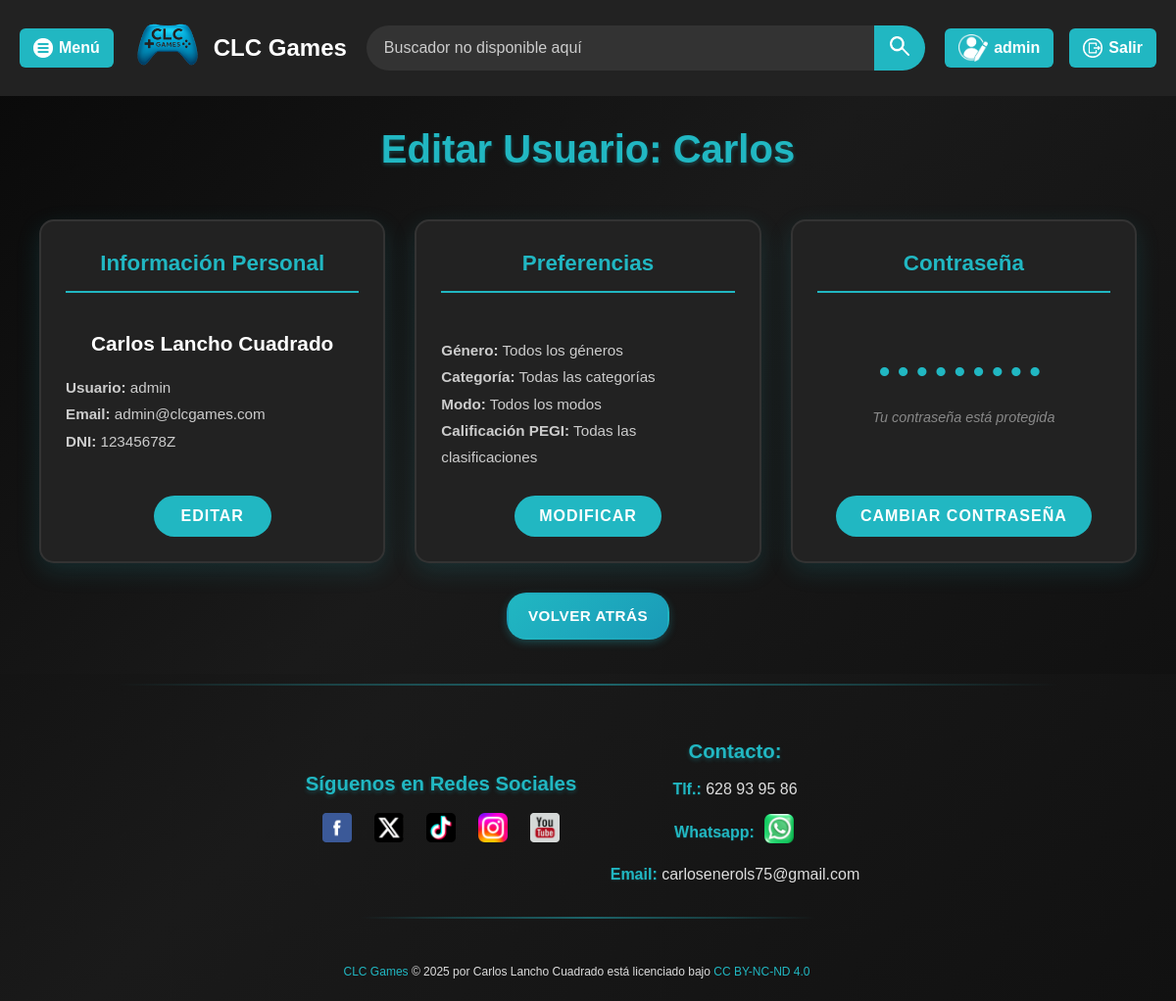
/publico/editar_datos.php?id=1 (signed in), run on the app's committed database.
### tables this page shows
CREATE TABLE usuarios (
  id BIGINT UNSIGNED AUTO_INCREMENT PRIMARY KEY,              

  acronimo      VARCHAR(80)   NOT NULL UNIQUE,                
  nombre        VARCHAR(80)   NOT NULL,                       
  apellidos     VARCHAR(120)  NOT NULL,                       
  dni           VARCHAR(15)   NOT NULL UNIQUE,                
  email         VARCHAR(120)  NOT NULL UNIQUE,                
  contrasena    VARCHAR(255)  NOT NULL,                       

  id_rol        TINYINT UNSIGNED NOT NULL,                    

  ultimo_acceso DATETIME       NULL,                          
  creado_en     TIMESTAMP      NOT NULL DEFAULT CURRENT_TIMESTAMP,     
  actualizado_en TIMESTAMP     NOT NULL DEFAULT CURRENT_TIMESTAMP      
                                 ON UPDATE CURRENT_TIMESTAMP,

  FOREIGN KEY (id_rol) REFERENCES roles(id_rol) ON DELETE RESTRICT        
);

### publico/editar_datos.php (the view, shortened to what this page needs)
<?php include __DIR__ . '/../vistas/comunes/encabezado.php'; ?>
<link rel="stylesheet" href="../recursos/css/estilos_editar_datos.css" type="text/css">
<?php
$id_usuario = null;
if (isset($_GET['id']) && is_numeric($_GET['id'])) {
    $id_usuario = (int)$_GET['id'];
}
try {
    if ($id_usuario !== null) {
        $consulta = $conexion->prepare("SELECT * FROM usuarios WHERE id = :id_usuario");
        $consulta->bindParam(':id_usuario', $id_usuario);
        $consulta->execute();
        $datos_usuario = $consulta->fetch(PDO::FETCH_ASSOC);
    }
    $consulta = $conexion->query("SELECT id, id_fijo, nombre, tipo_filtro, clave FROM filtros WHERE id > 0");
    $filtros = $consulta->fetchAll(PDO::FETCH_ASSOC);
    $preferencias_por_tipo = [];
} catch (PDOException $e) {
    echo "Error al obtener las categorías: " . $e->getMessage();
    exit;
}
if(isset($_SESSION['modo_admin'])) {
    $rutaRegreso = $_SESSION['referer'] ?? '../vistas/panel_administrador.php';
} else {
    $rutaRegreso = $_SESSION['referer'] ?? 'index.php';
}
?>
<main>
    <section id="editar-datos">
        <?php if($id_usuario !== null) { ?>
            <h1>Editar Usuario: <?php echo htmlspecialchars($datos_usuario['nombre']); ?></h1>
        <?php } else { ?>
            <h1>Mi Perfil</h1>
        <?php } ?>
        <div class="contenedor-tarjetas">
            <div class="tarjeta">
                <h2 class="titulo-tarjeta">Información Personal</h2>
                <div class="contenido-tarjeta">
                    <p class="nombre-completo">
                        <?php echo $id_usuario !== null ? htmlspecialchars($datos_usuario['nombre'] . ' ' . $datos_usuario['apellidos']) : htmlspecialchars($_SESSION['nombre_usuario'] . ' ' . $_SESSION['apellidos_usuario']); ?>
                    </p>
                    <p class="informacion-adicional">
                        <strong>Usuario:</strong> <?php echo $id_usuario !== null ? htmlspecialchars($datos_usuario['acronimo']) : htmlspecialchars($_SESSION['acronimo_usuario']); ?><br>
                        <strong>Email:</strong> <?php echo $id_usuario !== null ? htmlspecialchars($datos_usuario['email']) : htmlspecialchars($_SESSION['email_usuario']); ?><br>
                        <strong>DNI:</strong> <?php echo $id_usuario !== null ? htmlspecialchars($datos_usuario['dni']) : htmlspecialchars($_SESSION['dni_usuario']); ?>
                    </p>
                </div>
                <button class="boton-tarjeta" onclick="abrirModalInfoPersonal()">Editar</button>
            </div>
            <div class="tarjeta">
                <h2 class="titulo-tarjeta">Preferencias</h2>
                <div class="contenido-tarjeta">
                    <p class="lista-preferencias">
                        <strong>Género:</strong> <?php
                            if($id_usuario !== null) {
                                if (isset($preferencias_por_tipo['generos'])) {
                                    foreach ($filtros as $filtro) {
                                        if ($filtro['tipo_filtro'] === 'generos' && $filtro['id_fijo'] == $preferencias_por_tipo['generos']) {
                                            echo htmlspecialchars($filtro['nombre']);
                                            break;
                                        }
                                    }
                                } else {
                                    echo "Todos los géneros";
                                }
                            }
                        ?><br>
                        <strong>Categoría:</strong> <?php
                            if($id_usuario !== null) {
                                if (isset($preferencias_por_tipo['categorias'])) {
                                    foreach ($filtros as $filtro) {
                                        if ($filtro['tipo_filtro'] === 'categorias' && $filtro['id_fijo'] == $preferencias_por_tipo['categorias']) {
                                            echo htmlspecialchars($filtro['nombre']);
                                            break;
                                        }
                                    }
                                } else {
                                    echo "Todas las categorías";
                                }
                            }
                        ?><br>
                        <strong>Modo:</strong> <?php
                            if($id_usuario !== null) {
                                if (isset($preferencias_por_tipo['modos'])) {
                                    foreach ($filtros as $filtro) {
                                        if ($filtro['tipo_filtro'] === 'modos' && $filtro['id_fijo'] == $preferencias_por_tipo['modos']) {
                                            echo htmlspecialchars($filtro['nombre']);
                                            break;
                                        }
                                    }
                                } else {
                                    echo "Todos los modos";
                                }
                            }
                        ?><br>
                        <strong>Calificación PEGI:</strong> <?php
                            if($id_usuario !== null) {
                                if (isset($preferencias_por_tipo['clasificacionPEGI'])) {
                                    foreach ($filtros as $filtro) {
                                        if ($filtro['tipo_filtro'] === 'clasificacionPEGI' && $filtro['id_fijo'] == $preferencias_por_tipo['clasificacionPEGI']) {
                                            echo htmlspecialchars($filtro['nombre']);
                                            break;
                                        }
                                    }
                                } else {
                                    echo "Todas las clasificaciones";
                                }
                            }
                        ?>
                    </p>
                </div>
                <button class="boton-tarjeta" onclick="abrirModalPreferencias()">Modificar</button>
            </div>
            <div class="tarjeta">
                <h2 class="titulo-tarjeta">Contraseña</h2>
                <div class="contenido-tarjeta">
                    <p class="password-oculta">•••••••••</p>
                    <p class="descripcion-password">Tu contraseña está protegida</p>
                </div>
                <button class="boton-tarjeta" onclick="abrirModalContrasena()">Cambiar Contraseña</button>
            </div>
        </div>
        <a href="<?php echo $rutaRegreso; ?>" <?php if(isset($_SESSION['modo_admin']) && $_SESSION['modo_admin']) echo 'onclick="mostrarEdicionUsuarios()"'; ?> id="volver-inicio">Volver atrás</a>
    </section>
</main>
<?php include __DIR__ . '/../vistas/comunes/pie.php'; ?>

### recursos/css/estilos_encabezado.css (style rules this page uses)
* { box-sizing: border-box; }
body { margin: 0px; padding: 0; background: linear-gradient(135deg, #0a0a0a 0%, #1a1a1a 50%, #111 100%); font-family: Arial, sans-serif; color: #fff; line-height: 1.6; display: flex; flex-direction: column; }

### recursos/css/estilos_modal.css (style rules this page uses)
* { box-sizing: border-box; }

### recursos/css/estilos_editar_datos.css (style rules this page uses)
main { margin-top: 80px; display: flex; flex-direction: column; align-items: center; justify-content: flex-start; padding: 20px; background: inherit; color: #fff; line-height: 1.6; }
#editar-datos { width: 100%; max-width: 1200px; display: flex; flex-direction: column; align-items: center; }
#editar-datos h1 { font-size: 2.5em; font-weight: bold; color: #21b7c2; margin: 20px 0 40px 0; text-align: center; text-shadow: 0 2px 4px rgba(33, 183, 194, 0.3); }
.contenedor-tarjetas { display: grid; grid-template-columns: repeat(auto-fit, minmax(350px, 1fr)); gap: 30px; width: 100%; max-width: 1200px; padding: 0 20px; box-sizing: border-box; }
.tarjeta { background: #222; border: 2px solid #333; border-radius: 15px; padding: 25px; box-shadow: 0 8px 24px rgba(33, 183, 194, 0.15); transition: all 0.3s ease; display: flex; flex-direction: column; justify-content: space-between; min-height: 200px; position: relative; overflow: hidden; }
.titulo-tarjeta { font-size: 1.4em; color: #21b7c2; margin: 0 0 20px 0; text-align: center; font-weight: bold; border-bottom: 2px solid #21b7c2; padding-bottom: 10px; }
.contenido-tarjeta { flex: 1; margin: 15px 0; text-align: center; }
.nombre-completo { font-size: 1.3em; font-weight: bold; color: #fff; margin: 0 0 15px 0; text-align: center; }
.informacion-adicional { font-size: 0.95em; color: #ccc; line-height: 1.8; text-align: left; margin: 10px 0; }
.lista-preferencias { font-size: 0.95em; color: #ccc; line-height: 1.8; text-align: left; margin: 10px 0; }
.password-oculta { font-size: 2em; color: #21b7c2; font-weight: bold; letter-spacing: 8px; margin: 20px 0 10px 0; text-align: center; }
.descripcion-password { font-size: 0.9em; color: #888; font-style: italic; margin: 5px 0; text-align: center; }
.boton-tarjeta { background: #21b7c2; color: #fff; border: none; border-radius: 25px; padding: 12px 25px; font-size: 1em; font-weight: bold; cursor: pointer; transition: all 0.3s ease; text-transform: uppercase; letter-spacing: 1px; min-width: 120px; align-self: center; }
#editar-datos h2 { transition: all 0.3s ease; }
#volver-inicio { display: inline-block; margin: 30px auto 15px; padding: 10px 20px; background: linear-gradient(135deg, #21b7c2, #1a9bb8); color: white !important; text-decoration: none; font-weight: 600; font-size: 0.95em; border-radius: 20px; border: 2px solid transparent; text-align: center; transition: all 0.3s ease; box-shadow: 0 3px 8px rgba(33, 183, 194, 0.3); text-transform: uppercase; letter-spacing: 0.5px; position: relative; overflow: hidden; min-width: 150px; }
#volver-inicio::before { content: ''; position: absolute; top: 0; left: -100%; width: 100%; height: 100%; background: linear-gradient(90deg, transparent, rgba(255, 255, 255, 0.2), transparent); transition: left 0.5s ease; }

### data on the page
usuarios: nombre "Carlos", nombre+apellidos "Carlos Lancho Cuadrado", acronimo "admin", email "admin@clcgames.com", dni "12345678Z"

### other printed values
$_SESSION['acronimo_usuario'] "admin"
